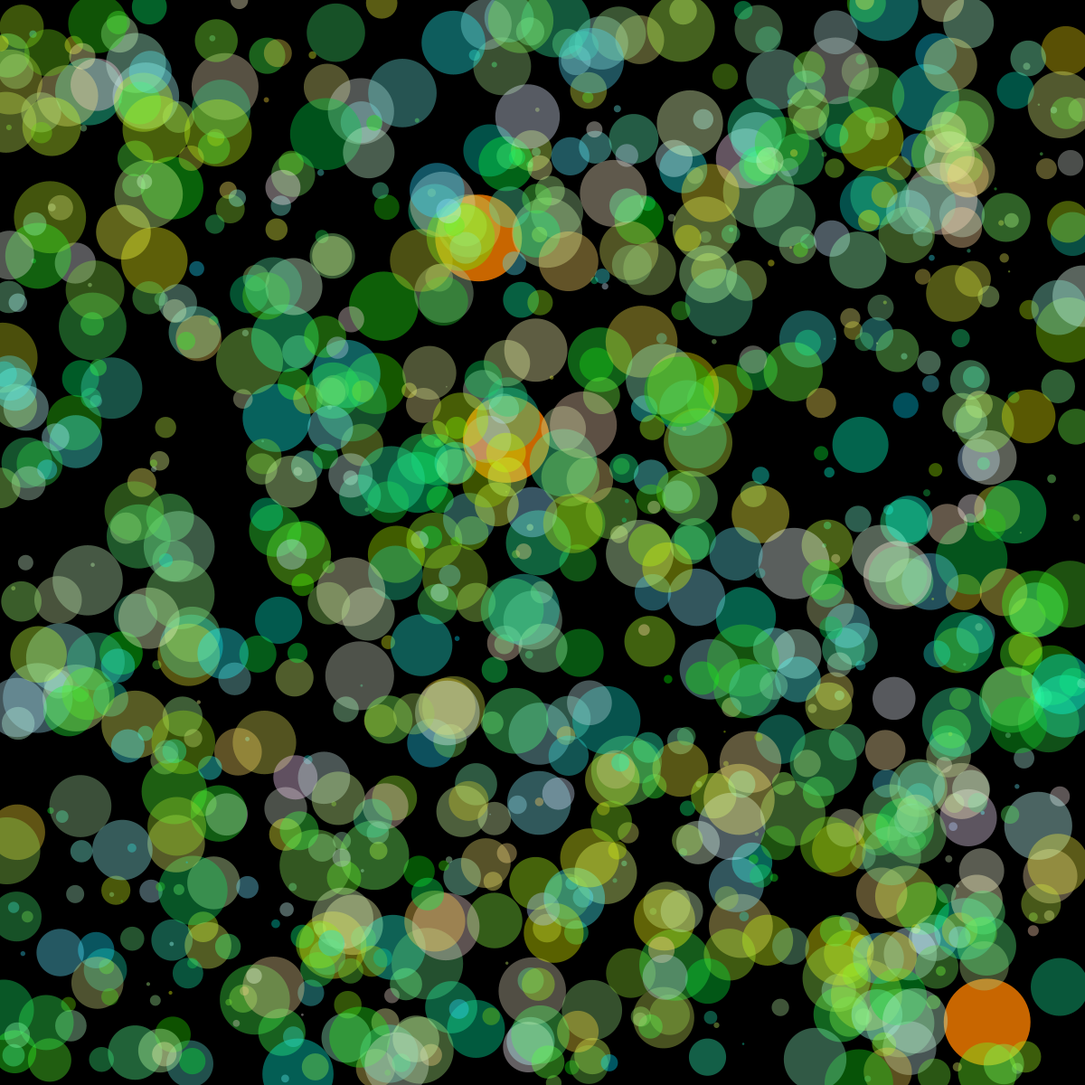
Frame 1 (no input)
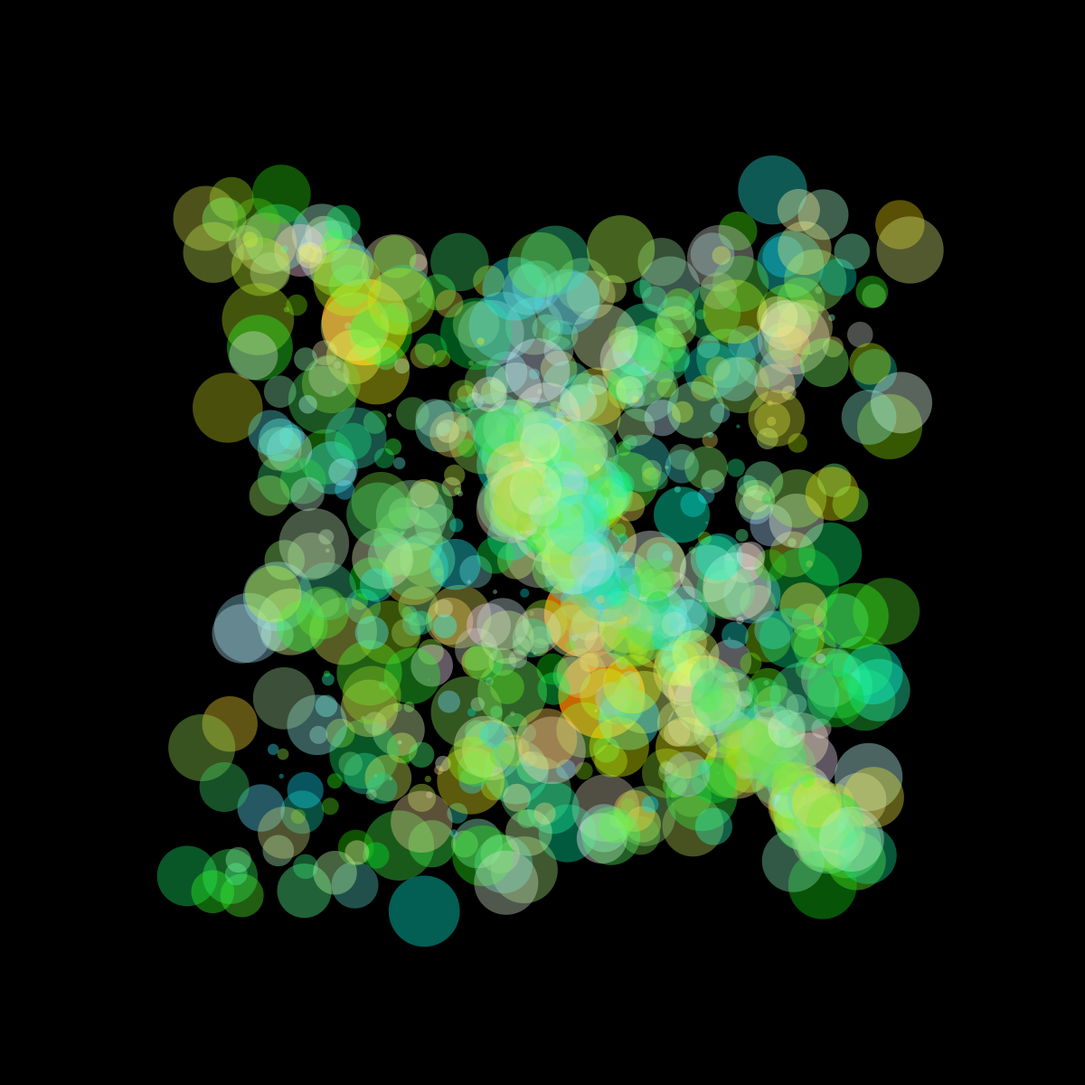
Frame 60 (the mouse pressed at the canvas centre just before this capture)
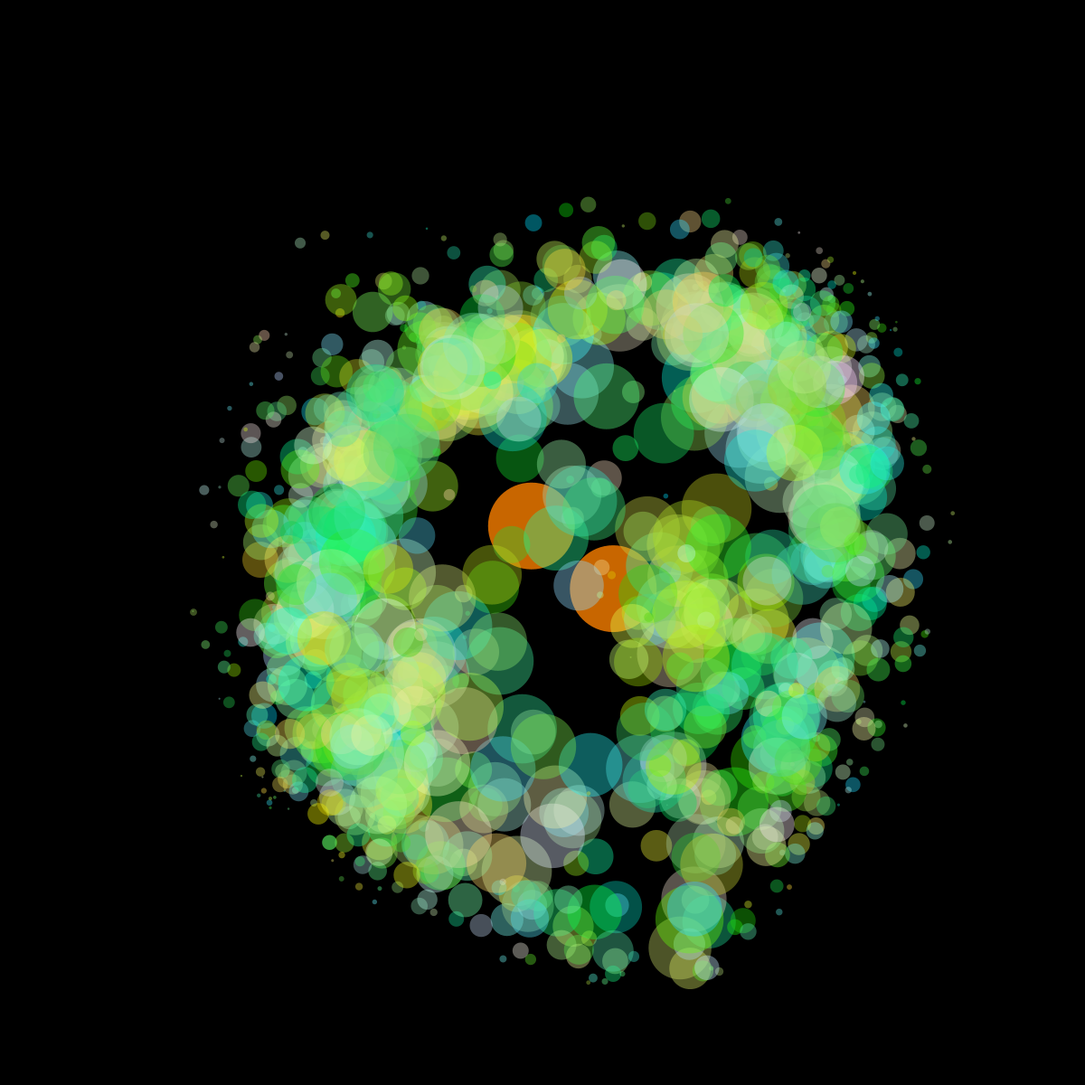
Frame 120 (the mouse held since frame 60 and released just before this capture)

The Processing sketch that drew these frames (run headless with seeded random() and noise(); from frame 60 on, the mouse is pressed at the canvas centre):

// Processing sketch: hw6_main
// ── hw6_main.pde
int attractorNum = 3;
int moverNum = 1000;
Mover[] movers = new Mover[moverNum];
Attractor[] attractors = new Attractor[attractorNum];

void setup(){
  size(1200,1200);
  for(int i=0; i<moverNum; i++){
    movers[i] = new Mover(random(0.1,5),random(width),random(height));
  }
  
  for(int i= 0; i<attractorNum; i++){
    attractors[i] = new Attractor(6,random(width),random(height));
  }

}

void draw(){
  background(0);
  for(int i= 0; i<attractorNum; i++){
    attractors[i].display();
    attractors[i].repel();
    attractors[i].attraction();
    attractors[i].update();
  }
   for(int i=0; i<moverNum; i++){
    movers[i].display();
    movers[i].repel();
    movers[i].attraction();
    movers[i].update();
    //movers[i].applyForce();
  }
  
  keyPressed();
  
}

void keyPressed(){
  if(key=='r'){
  setup();
  key = 0;
  }

}

// ── class_attractor.pde
class Attractor {
  float mass;
  PVector location;
  PVector velocity;
  PVector acceleration;
  float G = 0.1;
  float r;
  
 
  Attractor(float m, float x, float y) {
    location = new PVector(x,y);
    velocity = new PVector(0,0);
    acceleration = new PVector(0,0);
    mass = m;
  }
 
  void display() {
    noStroke();
    fill(255,130,0,200);
    r = mass*8;
    ellipse(location.x,location.y,r*2,r*2);
    checkEdges();
  }
  
   void applyForce(PVector force) {
    PVector f = PVector.div(force,mass);
    acceleration.add(f);
  }
  
  void repel(){
    for(Attractor a : attractors){
      PVector rr = PVector.sub(a.location,location);
      PVector dir = rr.normalize();
      float dis = rr.mag();
      dis = constrain(dis,10,25.0);
      PVector Rf = dir.mult(-6*a.mass*G/(dis*dis)); //已经除去自身质量
      acceleration.add(Rf);
    }
   }
   
  void attraction(){
    for(Mover m : movers){
      PVector rr = PVector.sub(m.location,location);
      PVector dir = rr.normalize();
      float dis = rr.mag();
      dis = constrain(dis,5.0,25.0);
      PVector Rf = dir.mult(0.1*m.mass*G/(dis*dis)); //已经除去自身质量
      acceleration.add(Rf);
    }
   }
  
  void update() {
    velocity.add(acceleration);
    location.add(velocity);
    acceleration.mult(0);
  }
  
  void checkEdges() {
    if (location.x > width) {
      location.x = width;
      velocity.x *= -1;
    } else if (location.x < 0) {
      velocity.x *= -1;
      location.x = 0;
    }
 
    if (location.y > height) {
      velocity.y *= -1;
      location.y = height;
    } else if (location.y < 0) {
      velocity.y *= -1;
      location.y = 0;
    }
  }
}

// ── class_mover.pde
class Mover {
 
  PVector location;
  PVector velocity;
  PVector acceleration;
  float mass;
  float G =0.1;
  float r;
  float red=random(255),green=random(200,255),blue=random(255);
 
  Mover(float m, float x, float y) {
    mass = m;
    location = new PVector(x,y);
    velocity = new PVector(0,0);
    acceleration = new PVector(0,0);
  }
 
  void applyForce(PVector force) {
    PVector f = PVector.div(force,mass);
    acceleration.add(f);
  }
 
  void update() {
    velocity.add(acceleration);
    location.add(velocity);
    acceleration.mult(0);
  }
 
  void display() {
    noStroke();
    fill(red,green,blue,100);
    r = mass*8;
    ellipse(location.x,location.y,r*2,r*2);
    checkEdges();
  }
  
   void repel(){
    for(Mover m : movers){
    PVector rforce = PVector.sub(m.location,location);
    float dis = rforce.mag();
    dis = constrain(dis,5.0,25.0);
    rforce.normalize();
    float strength = (G * mass) / (dis * dis);
    rforce.mult(-0.1*strength);
    acceleration.add(rforce);
    }
  }
  void attraction(){
    for(Attractor a : attractors){
      PVector rr = PVector.sub(a.location,location);
      PVector dir = rr.normalize();
      float dis = rr.mag();
      dis = constrain(dis,5.0,25.0);
      PVector Rf = dir.mult(3*a.mass*G/(dis*dis)); 
      acceleration.add(Rf);
    }
   }
 
     void checkEdges() {
    if (location.x > width) {
      location.x = width;
      velocity.x *= -1;
    } else if (location.x < 0) {
      velocity.x *= -1;
      location.x = 0;
    }
 
    if (location.y > height) {
      velocity.y *= -1;
      location.y = height;
    } else if (location.y < 0) {
      velocity.y *= -1;
      location.y = 0;
    }
  }
}
